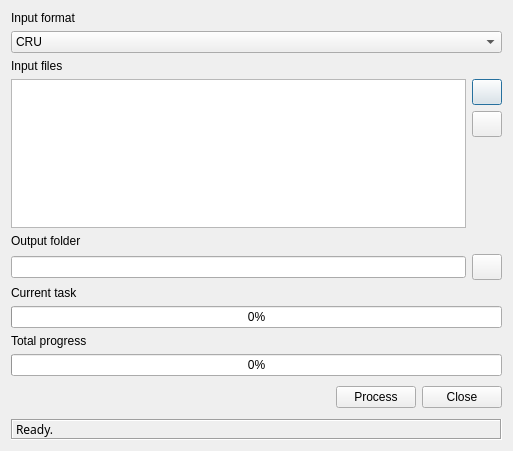
<ui version="4.0" >
 <class>ClimateConverterBase</class>
 <widget class="QDialog" name="ClimateConverterBase" >
  <property name="geometry" >
   <rect>
    <x>0</x>
    <y>0</y>
    <width>513</width>
    <height>451</height>
   </rect>
  </property>
  <property name="windowTitle" >
   <string>Climate Data Convertor</string>
  </property>
  <property name="windowIcon" >
   <iconset/>
  </property>
  <layout class="QGridLayout" >
   <item row="0" column="0" colspan="2" >
    <widget class="QLabel" name="lblInputFormat" >
     <property name="text" >
      <string>Input format</string>
     </property>
     <property name="buddy" >
      <cstring>lstInputFiles</cstring>
     </property>
    </widget>
   </item>
   <item row="1" column="0" colspan="3" >
    <widget class="QComboBox" name="cboInputFormat" >
     <item>
      <property name="text" >
       <string>CRU</string>
      </property>
     </item>
     <item>
      <property name="text" >
       <string>Hadley</string>
      </property>
     </item>
    </widget>
   </item>
   <item row="2" column="0" colspan="2" >
    <widget class="QLabel" name="lblInputFile" >
     <property name="text" >
      <string>Input files</string>
     </property>
     <property name="buddy" >
      <cstring>lstInputFiles</cstring>
     </property>
    </widget>
   </item>
   <item rowspan="2" row="3" column="0" colspan="3" >
    <layout class="QHBoxLayout" >
     <item>
      <widget class="QListWidget" name="lstInputFiles" />
     </item>
     <item>
      <layout class="QVBoxLayout" >
       <item>
        <widget class="QPushButton" name="pbnSelectFile" >
         <property name="minimumSize" >
          <size>
           <width>30</width>
           <height>26</height>
          </size>
         </property>
         <property name="maximumSize" >
          <size>
           <width>30</width>
           <height>26</height>
          </size>
         </property>
         <property name="text" >
          <string/>
         </property>
         <property name="icon" >
          <iconset/>
         </property>
        </widget>
       </item>
       <item>
        <widget class="QPushButton" name="pbnRemoveFile" >
         <property name="sizePolicy" >
          <sizepolicy vsizetype="Fixed" hsizetype="Fixed" >
           <horstretch>0</horstretch>
           <verstretch>0</verstretch>
          </sizepolicy>
         </property>
         <property name="minimumSize" >
          <size>
           <width>30</width>
           <height>26</height>
          </size>
         </property>
         <property name="maximumSize" >
          <size>
           <width>30</width>
           <height>26</height>
          </size>
         </property>
         <property name="text" >
          <string/>
         </property>
         <property name="icon" >
          <iconset/>
         </property>
        </widget>
       </item>
       <item>
        <spacer>
         <property name="orientation" >
          <enum>Qt::Vertical</enum>
         </property>
         <property name="sizeHint" >
          <size>
           <width>30</width>
           <height>20</height>
          </size>
         </property>
        </spacer>
       </item>
      </layout>
     </item>
    </layout>
   </item>
   <item row="5" column="0" >
    <widget class="QLabel" name="lblOutputDir" >
     <property name="text" >
      <string>Output folder</string>
     </property>
     <property name="buddy" >
      <cstring>leOutputDir</cstring>
     </property>
    </widget>
   </item>
   <item row="6" column="0" colspan="2" >
    <widget class="QLineEdit" name="leOutputDir" />
   </item>
   <item row="6" column="2" >
    <widget class="QPushButton" name="pbnSelectDir" >
     <property name="minimumSize" >
      <size>
       <width>30</width>
       <height>26</height>
      </size>
     </property>
     <property name="maximumSize" >
      <size>
       <width>30</width>
       <height>26</height>
      </size>
     </property>
     <property name="text" >
      <string/>
     </property>
     <property name="icon" >
      <iconset/>
     </property>
    </widget>
   </item>
   <item row="7" column="0" colspan="2" >
    <widget class="QLabel" name="lblCurrentTask" >
     <property name="text" >
      <string>Current task</string>
     </property>
     <property name="buddy" >
      <cstring>leOutputDir</cstring>
     </property>
    </widget>
   </item>
   <item row="8" column="0" colspan="3" >
    <widget class="QProgressBar" name="progressTask" >
     <property name="value" >
      <number>0</number>
     </property>
     <property name="orientation" >
      <enum>Qt::Horizontal</enum>
     </property>
    </widget>
   </item>
   <item row="9" column="0" colspan="2" >
    <widget class="QLabel" name="lblTotalProgress" >
     <property name="text" >
      <string>Total progress</string>
     </property>
     <property name="buddy" >
      <cstring>leOutputDir</cstring>
     </property>
    </widget>
   </item>
   <item row="10" column="0" colspan="3" >
    <widget class="QProgressBar" name="progressTotal" >
     <property name="value" >
      <number>0</number>
     </property>
     <property name="orientation" >
      <enum>Qt::Horizontal</enum>
     </property>
    </widget>
   </item>
   <item row="11" column="0" colspan="3" >
    <layout class="QHBoxLayout" >
     <item>
      <spacer>
       <property name="orientation" >
        <enum>Qt::Horizontal</enum>
       </property>
       <property name="sizeHint" >
        <size>
         <width>131</width>
         <height>31</height>
        </size>
       </property>
      </spacer>
     </item>
     <item>
      <widget class="QPushButton" name="pbnProcess" >
       <property name="text" >
        <string>Process</string>
       </property>
      </widget>
     </item>
     <item>
      <widget class="QPushButton" name="pbnClose" >
       <property name="text" >
        <string>Close</string>
       </property>
      </widget>
     </item>
    </layout>
   </item>
   <item row="12" column="0" colspan="3" >
    <widget class="QLabel" name="lblMessage" >
     <property name="frameShape" >
      <enum>QFrame::Box</enum>
     </property>
     <property name="frameShadow" >
      <enum>QFrame::Sunken</enum>
     </property>
     <property name="text" >
      <string>&lt;html>&lt;head>&lt;meta name="qrichtext" content="1" />&lt;/head>&lt;body style=" white-space: pre-wrap; font-family:Sans Serif; font-weight:400; font-style:normal; text-decoration:none;">&lt;p style=" margin-top:0px; margin-bottom:0px; margin-left:0px; margin-right:0px; -qt-block-indent:0; text-indent:0px;">Ready.&lt;/p>&lt;/body>&lt;/html></string>
     </property>
    </widget>
   </item>
  </layout>
 </widget>
 <tabstops>
  <tabstop>lstInputFiles</tabstop>
  <tabstop>pbnSelectFile</tabstop>
  <tabstop>pbnRemoveFile</tabstop>
  <tabstop>leOutputDir</tabstop>
  <tabstop>pbnSelectDir</tabstop>
  <tabstop>pbnProcess</tabstop>
  <tabstop>pbnClose</tabstop>
 </tabstops>
 <resources>
  <include location="../resources/resources.qrc" />
 </resources>
 <connections>
  <connection>
   <sender>pbnClose</sender>
   <signal>clicked()</signal>
   <receiver>ClimateConverterBase</receiver>
   <slot>reject()</slot>
   <hints>
    <hint type="sourcelabel" >
     <x>446</x>
     <y>264</y>
    </hint>
    <hint type="destinationlabel" >
     <x>226</x>
     <y>267</y>
    </hint>
   </hints>
  </connection>
 </connections>
</ui>
